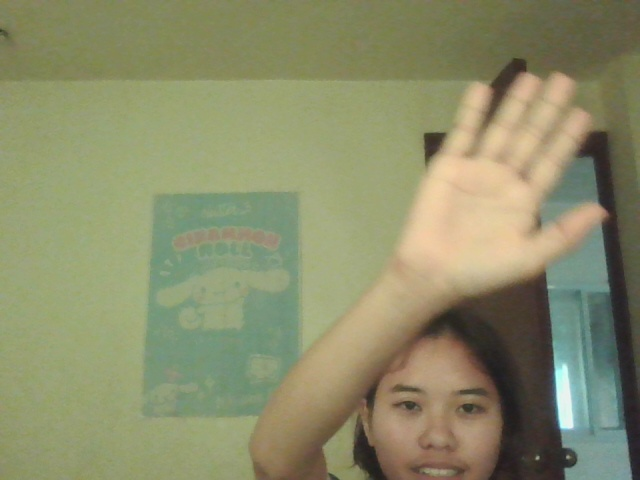
#> input picture snapshots/alert_20261110_105820.jpg, 640 x 480 px, given in place of the camera
$ python main.py
#> lines starting #> are read from the running program, lines starting #| are printed output that depends on the picture
"""
Motion-Triggered Security Camera with Face Detection
CSC 126 Computer Vision Midterm Project

Techniques used:
  (a) Image Operations   - grayscale, Gaussian blur, thresholding, morphology
  (c) Haar Cascade       - face detection inside motion events
  (e) Motion & Tracking  - background subtraction, contours, centroid tracking

Usage:     python main.py [--source 0 | path/to/video.mp4]
Controls:  q = quit    s = save screenshot
"""

import argparse
import cv2
import math
import os
from datetime import datetime

# ----------------------------- CONFIGURATION -----------------------------
FRAME_WIDTH = 640          # resize frames for speed
MIN_CONTOUR_AREA = 1500    # ignore motion blobs smaller than this (noise)
WARMUP_FRAMES = 30         # let the background model learn before alerting
ALERT_COOLDOWN = 3         # seconds between saved snapshots
SNAPSHOT_DIR = "snapshots"
SCREENSHOT_DIR = "screenshots"

os.makedirs(SNAPSHOT_DIR, exist_ok=True)
os.makedirs(SCREENSHOT_DIR, exist_ok=True)


# ----------------------------- OBJECT TRACKER ----------------------------
class CentroidTracker:
    """Gives each moving object an ID and follows it by nearest centroid."""

    def __init__(self, max_distance=80, max_missing=15):
        self.next_id = 0
        self.objects = {}       # id -> (cx, cy)
        self.missing = {}       # id -> frames since last seen
        self.max_distance = max_distance
        self.max_missing = max_missing

    def update(self, centroids):
        unmatched = list(centroids)

        # Try to match each known object to the closest new centroid
        for oid, (ox, oy) in list(self.objects.items()):
            if unmatched:
                best = min(unmatched, key=lambda c: math.hypot(c[0] - ox, c[1] - oy))
                if math.hypot(best[0] - ox, best[1] - oy) <= self.max_distance:
                    self.objects[oid] = best
                    self.missing[oid] = 0
                    unmatched.remove(best)
                    continue
            # Not matched this frame
            self.missing[oid] += 1
            if self.missing[oid] > self.max_missing:
                del self.objects[oid]
                del self.missing[oid]

        # Any leftover centroids are new objects
        for c in unmatched:
            self.objects[self.next_id] = c
            self.missing[self.next_id] = 0
            self.next_id += 1

        return self.objects


# ----------------------------- HELPER FUNCTIONS --------------------------
def parse_args():
    """Read the video source from the command line."""
    parser = argparse.ArgumentParser(description="Motion-Triggered Security Camera")
    parser.add_argument(
        "--source", default="0",
        help="0 for webcam (default), 1 for second camera, or a video file path"
    )
    args = parser.parse_args()
    # Camera indexes arrive as text, so convert them to numbers
    return int(args.source) if args.source.isdigit() else args.source


def load_face_cascade():
    """Load the Haar cascade that ships with OpenCV."""
    path = cv2.data.haarcascades + "haarcascade_frontalface_default.xml"
    cascade = cv2.CascadeClassifier(path)
    if cascade.empty():
        raise RuntimeError("Could not load Haar cascade file.")
    return cascade


def preprocess(frame):
    """(a) Image operations: grayscale + Gaussian blur to reduce noise."""
    gray = cv2.cvtColor(frame, cv2.COLOR_BGR2GRAY)
    blurred = cv2.GaussianBlur(gray, (21, 21), 0)
    return gray, blurred


def get_motion_mask(blurred, bg_subtractor):
    """(e) Background subtraction, then clean the mask with morphology."""
    mask = bg_subtractor.apply(blurred)
    # Shadows are marked 127 by MOG2; keep only strong foreground (255)
    _, mask = cv2.threshold(mask, 200, 255, cv2.THRESH_BINARY)
    kernel = cv2.getStructuringElement(cv2.MORPH_ELLIPSE, (5, 5))
    mask = cv2.erode(mask, kernel, iterations=1)    # remove small specks
    mask = cv2.dilate(mask, kernel, iterations=3)   # fill gaps in objects
    return mask


def find_moving_objects(mask):
    """(e) Find contours and return bounding boxes of big-enough blobs."""
    contours, _ = cv2.findContours(mask, cv2.RETR_EXTERNAL, cv2.CHAIN_APPROX_SIMPLE)
    boxes = []
    for cnt in contours:
        if cv2.contourArea(cnt) >= MIN_CONTOUR_AREA:
            boxes.append(cv2.boundingRect(cnt))     # (x, y, w, h)
    return boxes


def detect_faces(gray, cascade):
    """(c) Haar cascade face detection."""
    return cascade.detectMultiScale(
        gray, scaleFactor=1.1, minNeighbors=5, minSize=(60, 60)
    )


def draw_overlay(frame, boxes, tracked, faces, alert, fps_text):
    """Draw boxes, labels, IDs, and the status banner on the frame."""
    # Moving objects (green) + their tracking IDs
    for (x, y, w, h) in boxes:
        cv2.rectangle(frame, (x, y), (x + w, y + h), (0, 255, 0), 2)
        cv2.putText(frame, "Motion", (x, y - 8),
                    cv2.FONT_HERSHEY_SIMPLEX, 0.5, (0, 255, 0), 2)
    for oid, (cx, cy) in tracked.items():
        cv2.circle(frame, (cx, cy), 5, (255, 0, 0), -1)
        cv2.putText(frame, f"ID {oid}", (cx + 8, cy),
                    cv2.FONT_HERSHEY_SIMPLEX, 0.5, (255, 0, 0), 2)

    # Faces (red)
    for (x, y, w, h) in faces:
        cv2.rectangle(frame, (x, y), (x + w, y + h), (0, 0, 255), 2)
        cv2.putText(frame, "Face", (x, y - 8),
                    cv2.FONT_HERSHEY_SIMPLEX, 0.6, (0, 0, 255), 2)

    # Status banner
    if alert:
        cv2.rectangle(frame, (0, 0), (frame.shape[1], 35), (0, 0, 255), -1)
        cv2.putText(frame, "ALERT: MOTION DETECTED" + (" + FACE" if len(faces) else ""),
                    (10, 24), cv2.FONT_HERSHEY_SIMPLEX, 0.7, (255, 255, 255), 2)
    else:
        cv2.rectangle(frame, (0, 0), (frame.shape[1], 35), (0, 120, 0), -1)
        cv2.putText(frame, "Status: Monitoring - No motion",
                    (10, 24), cv2.FONT_HERSHEY_SIMPLEX, 0.7, (255, 255, 255), 2)

    timestamp = datetime.now().strftime("%Y-%m-%d %H:%M:%S")
    cv2.putText(frame, timestamp, (10, frame.shape[0] - 10),
                cv2.FONT_HERSHEY_SIMPLEX, 0.5, (255, 255, 255), 1)
    cv2.putText(frame, fps_text, (frame.shape[1] - 110, frame.shape[0] - 10),
                cv2.FONT_HERSHEY_SIMPLEX, 0.5, (255, 255, 255), 1)
    return frame


# ----------------------------- MAIN PROGRAM ------------------------------
def main():
    source = parse_args()
    cap = cv2.VideoCapture(source)
    if not cap.isOpened():
        print("ERROR: Cannot open video source:", source)
        return

    face_cascade = load_face_cascade()
    bg_subtractor = cv2.createBackgroundSubtractorMOG2(
        history=500, varThreshold=50, detectShadows=True
    )
    tracker = CentroidTracker()

    frame_count = 0
    last_alert_time = 0.0
    motion_events = 0
    tick_start = cv2.getTickCount()

    print("Running... press 'q' to quit, 's' to save a screenshot.")

    while True:
        ret, frame = cap.read()
#> frame is the input picture: shape (480, 640, 3); mean B, G, R 106.5, 141.7, 139.6
        if not ret:
            print("End of video / no frame received.")
            break

        # Resize to a fixed width, keep aspect ratio
        scale = FRAME_WIDTH / frame.shape[1]
#> scale = 1
        frame = cv2.resize(frame, (FRAME_WIDTH, int(frame.shape[0] * scale)))
        frame_count += 1

        # 1) Preprocess
        gray, blurred = preprocess(frame)
#> in preprocess, `gray = cv2.cvtColor(frame, cv2.COLOR_BGR2GRAY)`:
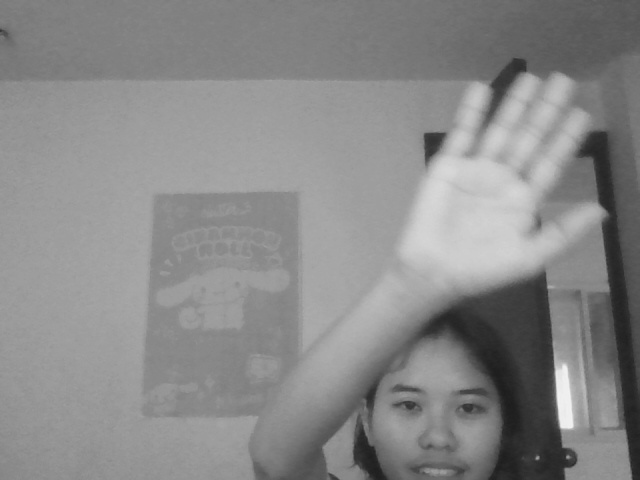
#> gray: shape (480, 640); min 29, max 242, mean 137.1

        # 2) Motion detection
        mask = get_motion_mask(blurred, bg_subtractor)
#> in get_motion_mask, `mask = bg_subtractor.apply(blurred)`: mask: shape (480, 640); every value is 127
#> in get_motion_mask, `_, mask = cv2.threshold(mask, 200, 255, cv2.THRESH_BINARY)`: mask: shape (480, 640); every value is 0
        boxes = find_moving_objects(mask) if frame_count > WARMUP_FRAMES else []
#> boxes = []

        # 3) Track moving objects
        centroids = [(x + w // 2, y + h // 2) for (x, y, w, h) in boxes]
#> centroids = []
        tracked = tracker.update(centroids)
#> after the loop in update, `for oid, (ox, oy) in list(self.objects.items()):`: self.missing = 0 items
#> after the loop in update, `for c in unmatched:`: self.next_id = 0
#> tracked = 0 items

        # 4) Face detection only when there is motion
        alert = len(boxes) > 0
#> alert = False
        faces = detect_faces(gray, face_cascade) if alert else []
#> faces = []

        # 5) Save a snapshot when an alert fires (with cooldown)
        now = cv2.getTickCount() / cv2.getTickFrequency()
        if alert and (now - last_alert_time) > ALERT_COOLDOWN:
            last_alert_time = now
            motion_events += 1
            name = datetime.now().strftime("alert_%Y%m%d_%H%M%S.jpg")
            cv2.imwrite(os.path.join(SNAPSHOT_DIR, name), frame)
            print(f"[{datetime.now():%H:%M:%S}] Motion event #{motion_events} "
                  f"- faces: {len(faces)} - saved {name}")

        # 6) Draw results
        elapsed = (cv2.getTickCount() - tick_start) / cv2.getTickFrequency()
        fps_text = f"FPS: {frame_count / elapsed:.1f}"
        output = draw_overlay(frame.copy(), boxes, tracked, faces, alert, fps_text)
#> in draw_overlay, `cv2.putText(frame, fps_text, (frame.shape[1] - 110, frame.shape[0] - 1..`:
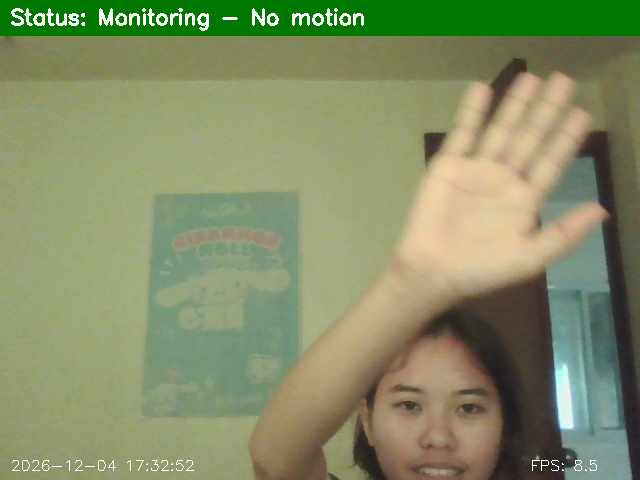
#> frame: shape (480, 640, 3); mean B, G, R 102.3, 142.6, 132.7

        cv2.imshow("Security Feed", output)
        cv2.imshow("Motion Mask", mask)

        key = cv2.waitKey(1) & 0xFF
#> (key q is pressed here)
        if key == ord("q"):
            break
        elif key == ord("s"):
            name = datetime.now().strftime("screenshot_%H%M%S.png")
            cv2.imwrite(os.path.join(SCREENSHOT_DIR, name), output)
            cv2.imwrite(os.path.join(SCREENSHOT_DIR, "mask_" + name), mask)
            print("Saved", name)

    cap.release()
    cv2.destroyAllWindows()
    print(f"Done. Total motion events: {motion_events}")


if __name__ == "__main__":
    main()

$ run again, on snapshots/alert_20261110_105839.jpg
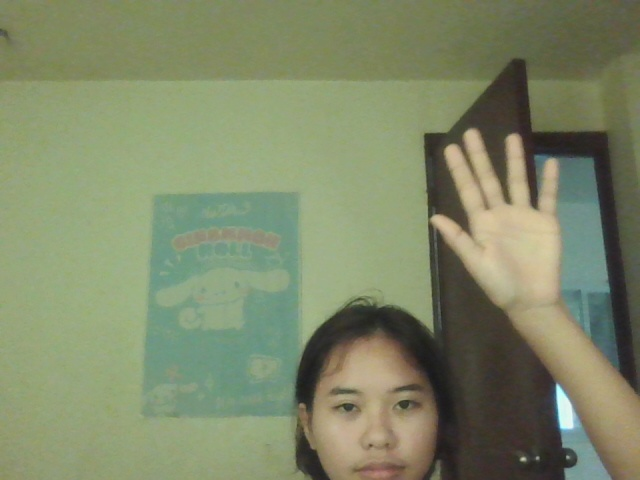
#> input picture snapshots/alert_20261110_105839.jpg, 640 x 480 px, given in place of the camera
#> in main, frame is the input picture: shape (480, 640, 3); mean B, G, R 104.9, 136.9, 127.8
#> in preprocess, `gray = cv2.cvtColor(frame, cv2.COLOR_BGR2GRAY)`:
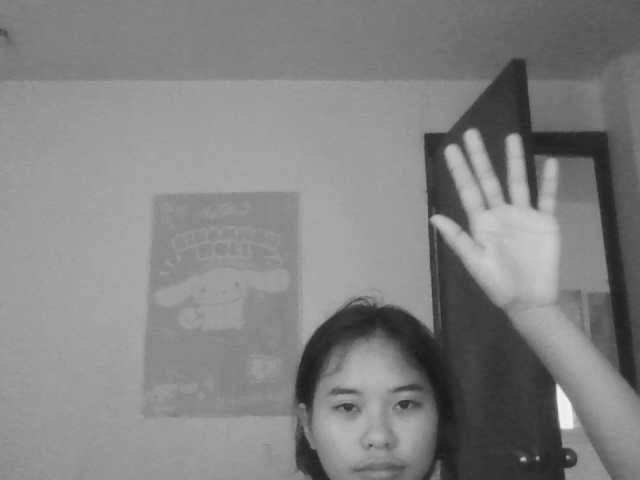
#> gray: shape (480, 640); min 26, max 243, mean 130.5
#> boxes = []
#> after the loop in update, `for oid, (ox, oy) in list(self.objects.items()):`: self.missing = 0 items
#> after the loop in update, `for c in unmatched:`: self.next_id = 0
#> tracked = 0 items
#> alert = False
#> faces = []
#> in draw_overlay, `cv2.putText(frame, fps_text, (frame.shape[1] - 110, frame.shape[0] - 1..`:
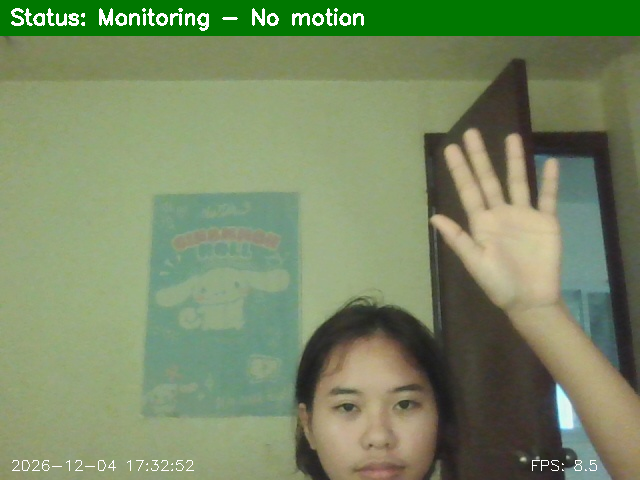
#> frame: shape (480, 640, 3); mean B, G, R 100.5, 137.7, 121

$ run again, on snapshots/alert_20261110_105842.jpg
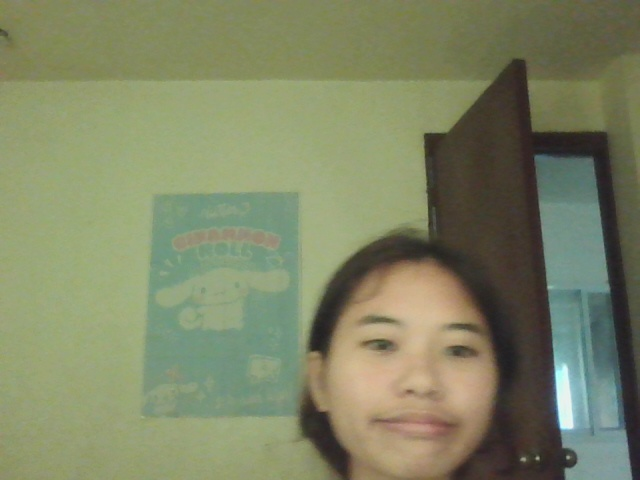
#> input picture snapshots/alert_20261110_105842.jpg, 640 x 480 px, given in place of the camera
#> in main, frame is the input picture: shape (480, 640, 3); mean B, G, R 101.1, 133.4, 127.2
#> in preprocess, `gray = cv2.cvtColor(frame, cv2.COLOR_BGR2GRAY)`:
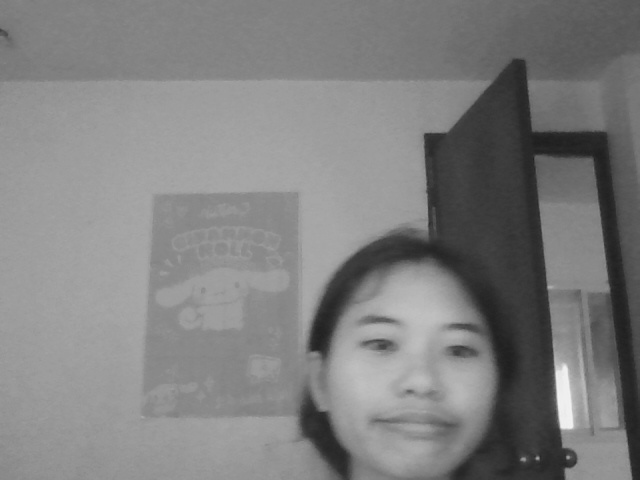
#> gray: shape (480, 640); min 30, max 242, mean 127.9
#> boxes = []
#> after the loop in update, `for oid, (ox, oy) in list(self.objects.items()):`: self.missing = 0 items
#> after the loop in update, `for c in unmatched:`: self.next_id = 0
#> tracked = 0 items
#> alert = False
#> faces = []
#> in draw_overlay, `cv2.putText(frame, fps_text, (frame.shape[1] - 110, frame.shape[0] - 1..`:
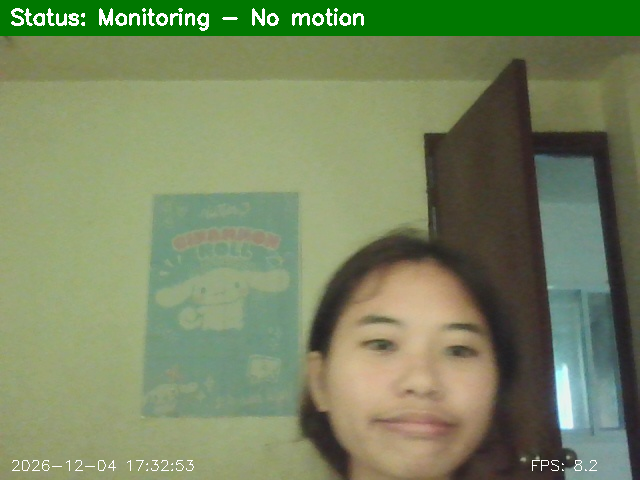
#> frame: shape (480, 640, 3); mean B, G, R 96.8, 134.2, 120.3
